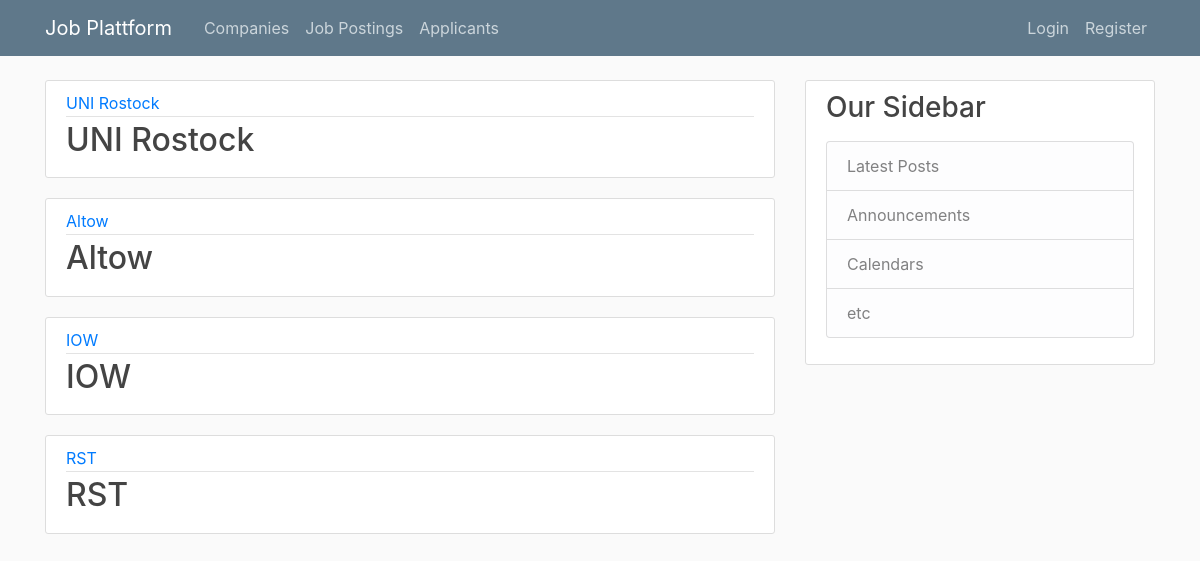
The page / on the database its author committed.
### jobs/models.py (models this page shows, shortened)
class Company(models.Model):
    name = models.CharField(max_length=100)

### jobs/views.py (the view)
# urls.py: path('', CompanyListView.as_view(), name='jobs-home'),
class CompanyListView(ListView):
    model = Company
    template_name = 'jobs/home.html'
    context_object_name = 'companies'

### jobs/templates/jobs/home.html
{% extends "jobs/base.html" %}
{% block content %}
{%for company in companies%}
<article class="media content-section">
  <div class="media-body">
    <div class="article-metadata">
      <a class="mr-2" href="#">{{ company.name }}</a>
    </div>
    <h2><a class="article-title" href="#">{{ company.name }}</a></h2>
  </div>
</article>
{%endfor%}
{% endblock content %}

### jobs/static/jobs/main.css (style rules this page uses)
body { background: #fafafa; color: #333333; margin-top: 5rem; }
h1, h2, h3, h4, h5, h6 { color: #444444; }
.content-section { background: #ffffff; padding: 10px 20px; border: 1px solid #dddddd; border-radius: 3px; margin-bottom: 20px; }
.article-title { color: #444444; }
.article-metadata { padding-bottom: 1px; margin-bottom: 4px; border-bottom: 1px solid #e3e3e3 }

### rows shown on the page
Company: name "UNI Rostock"
Company: name "Altow"
Company: name "IOW"
Company: name "RST"
